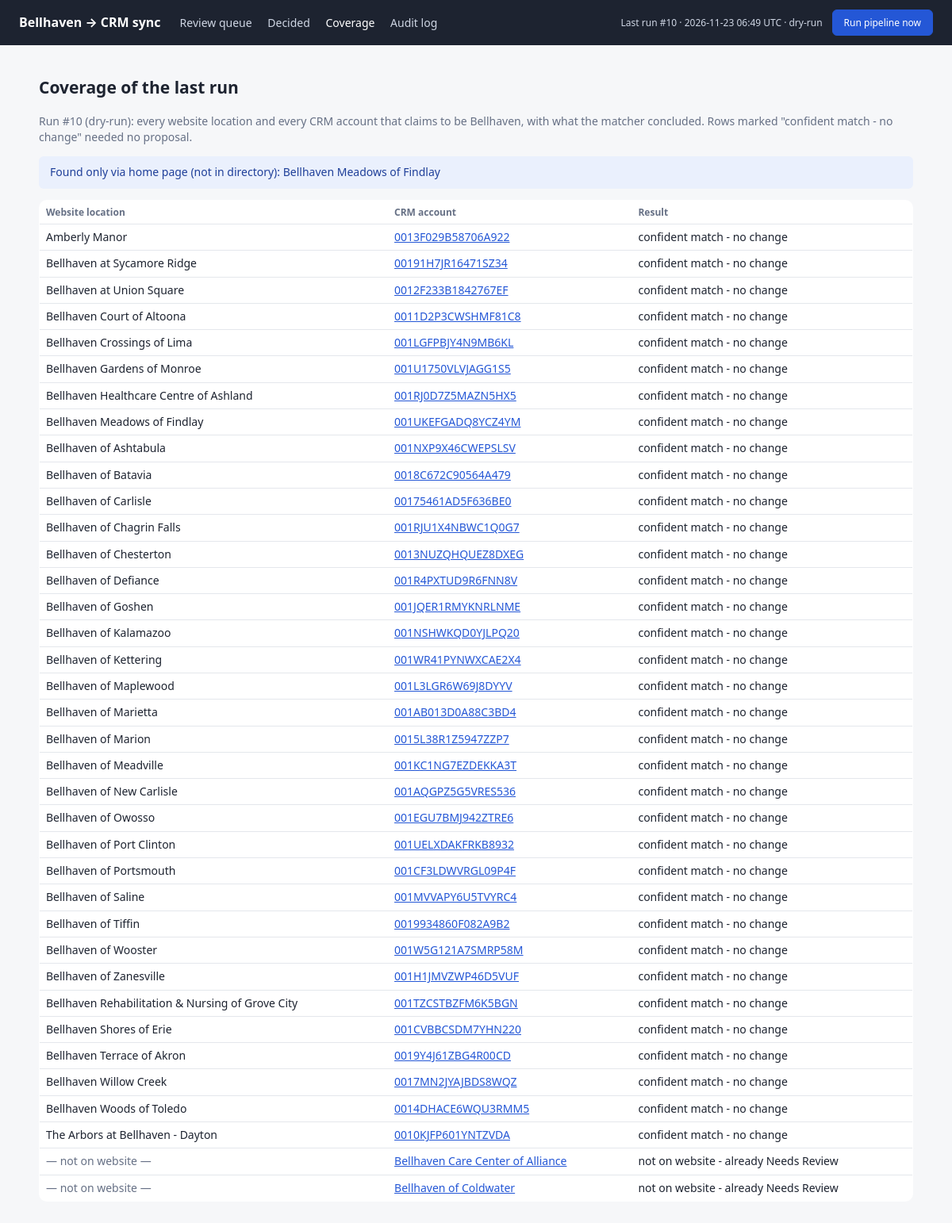
Page /coverage on the committed database.
### tables this page shows
CREATE TABLE runs (
    id INTEGER PRIMARY KEY AUTOINCREMENT,
    started_at TEXT NOT NULL,
    finished_at TEXT,
    status TEXT,
    locations INTEGER, accounts INTEGER,
    new_proposals INTEGER, refreshed INTEGER, skipped_decided INTEGER, superseded INTEGER,
    warnings TEXT, coverage TEXT
);

### app.py (the view)
@app.get("/coverage")
def coverage():
    return render_template("coverage.html")

### app.py (called while the page is built)
@app.context_processor
def helpers():
    return {"KIND_LABELS": KIND_LABELS, "crm_link": lambda aid: f"{config.CRM_BROWSER_URL}/{aid}" if aid else None,
            "counts": store.counts(), "last_run": store.last_run(), "reviewer": REVIEWER}

### bhsync/store.py (called while the page is built)
    def last_run(self) -> dict | None:
        row = self.db.execute("SELECT * FROM runs WHERE finished_at IS NOT NULL ORDER BY id DESC LIMIT 1").fetchone()
        if not row:
            return None
        d = dict(row)
        d["warnings"] = json.loads(d["warnings"] or "[]")
        d["coverage"] = json.loads(d["coverage"] or "[]")
        return d

    def counts(self) -> dict:
        return {r["status"]: r["n"] for r in self.db.execute("SELECT status, COUNT(*) n FROM proposals GROUP BY status")}

### templates/coverage.html (shortened to what this page needs)
{% extends "base.html" %}
{% block content %}
<h2>Coverage of the last run</h2>
{% if not last_run %}<p>No runs yet.</p>{% else %}
<p class="muted">Run #{{ last_run.id }} ({{ last_run.status }}): every website location and every CRM account that claims to be Bellhaven, with what the matcher concluded. Rows marked "confident match - no change" needed no proposal.</p>
{% if last_run.warnings %}<div class="flash info">{% for w in last_run.warnings %}{{ w }}<br>{% endfor %}</div>{% endif %}
<table class="card" style="background:#fff">
  <tr><th>Website location</th><th>CRM account</th><th>Result</th></tr>
  {% for c in last_run.coverage %}
  <tr>
    <td>{% if c.location %}{{ c.location }}{% else %}<span class="muted">— not on website —</span>{% endif %}</td>
    <td>{% if c.account_id %}<a href="{{ crm_link(c.account_id) }}" target="_blank">{{ c.crm_name or c.account_id }}</a>{% else %}<span class="muted">none</span>{% endif %}</td>
    <td>{{ c.result }}</td>
  </tr>
  {% endfor %}
</table>
{% endif %}
{% endblock %}

### templates/base.html (shortened to what this page needs)
<!doctype html>
<html lang="en">
<head>
</head>
<body>
<header>
  <b>Bellhaven → CRM sync</b>
  <nav>
    <a href="{{ url_for('queue') }}" class="{{ 'on' if request.endpoint=='queue' }}">Review queue</a>
    <a href="{{ url_for('history') }}" class="{{ 'on' if request.endpoint=='history' }}">Decided</a>
    <a href="{{ url_for('coverage') }}" class="{{ 'on' if request.endpoint=='coverage' }}">Coverage</a>
    <a href="{{ url_for('audit') }}" class="{{ 'on' if request.endpoint=='audit' }}">Audit log</a>
  </nav>
  <div class="run">
    {% if last_run %}Last run #{{ last_run.id }} · {{ last_run.finished_at[:16].replace('T',' ') }} UTC · {{ last_run.status }}{% else %}No runs yet{% endif %}
    <form method="post" action="{{ url_for('run_pipeline') }}" onsubmit="this.querySelector('button').disabled=true">
      <button class="btn dark">Run pipeline now</button>
    </form>
  </div>
</header>
<main>
  {% block content %}{% endblock %}
</main>
</body>
</html>

### templates/base.html (style rules this page uses)
:root { --bg:#f6f7f9; --card:#fff; --ink:#1d2330; --muted:#667085; --line:#e4e7ec; --accent:#2457d6; --ok:#0f7b4a; --okbg:#e7f6ee; --bad:#b42318; --badbg:#fdecea; --warn:#a15c00; --warnbg:#fff4e0; }
* { box-sizing:border-box; }
body { margin:0; font:14px/1.45 system-ui,-apple-system,"Segoe UI",Roboto,sans-serif; color:var(--ink); background:var(--bg); }
header { background:#1d2330; color:#fff; padding:12px 24px; display:flex; gap:24px; align-items:center; flex-wrap:wrap; }
header b { font-size:16px; }
header nav a { color:#cfd6e4; text-decoration:none; margin-right:16px; }
header nav a.on, header nav a:hover { color:#fff; }
header .run { margin-left:auto; display:flex; gap:12px; align-items:center; color:#cfd6e4; font-size:12px; }
main { max-width:1150px; margin:0 auto; padding:20px 24px 60px; }
.btn { border:1px solid var(--line); background:#fff; padding:7px 14px; border-radius:6px; cursor:pointer; font:inherit; }
.btn.dark { background:var(--accent); border-color:var(--accent); color:#fff; }
.flash { padding:10px 14px; border-radius:6px; margin-bottom:10px; }
.flash.info { background:#eaf0fd; color:#1f3f99; }
.card { background:var(--card); border:1px solid var(--line); border-radius:10px; margin:14px 0; overflow:hidden; }
.muted { color:var(--muted); }
table { border-collapse:collapse; width:100%; }
th, td { text-align:left; padding:6px 8px; border-bottom:1px solid var(--line); vertical-align:top; }
th { font-size:12px; color:var(--muted); font-weight:600; }
a { color:var(--accent); }

### rows in the picture
runs: id "10", finished_at "2026-11-23 06:49", status "dry-run"

### other values in the picture
{{ w }} "Found only via home page (not in directory): Bellhaven Meadows of Findlay"
{{ c.location }} "Amberly Manor" "Bellhaven at Sycamore Ridge" "Bellhaven at Union Square" "Bellhaven Court of Altoona" "Bellhaven Crossings of Lima" "Bellhaven Gardens of Monroe" "Bellhaven Healthcare Centre of Ashland" "Bellhaven Meadows of Findlay" "Bellhaven of Ashtabula" "Bellhaven of Batavia" "Bellhaven of Carlisle" "Bellhaven of Chagrin Falls" "Bellhaven of Chesterton" "Bellhaven of Defiance" "Bellhaven of Goshen" "Bellhaven of Kalamazoo" "Bellhaven of Kettering" "Bellhaven of Maplewood" "Bellhaven of Marietta" "Bellhaven of Marion" "Bellhaven of Meadville" "Bellhaven of New Carlisle" "Bellhaven of Owosso" "Bellhaven of Port Clinton" "Bellhaven of Portsmouth" "Bellhaven of Saline" "Bellhaven of Tiffin" "Bellhaven of Wooster" "Bellhaven of Zanesville" "Bellhaven Rehabilitation & Nursing of Grove City" "Bellhaven Shores of Erie" "Bellhaven Terrace of Akron" "Bellhaven Willow Creek" "Bellhaven Woods of Toledo" "The Arbors at Bellhaven - Dayton"
{{ c.crm_name or c.account_id }} "0013F029B58706A922" "00191H7JR16471SZ34" "0012F233B1842767EF" "0011D2P3CWSHMF81C8" "001LGFPBJY4N9MB6KL" "001U1750VLVJAGG1S5" "001RJ0D7Z5MAZN5HX5" "001UKEFGADQ8YCZ4YM" "001NXP9X46CWEPSLSV" "0018C672C90564A479" "00175461AD5F636BE0" "001RJU1X4NBWC1Q0G7" "0013NUZQHQUEZ8DXEG" "001R4PXTUD9R6FNN8V" "001JQER1RMYKNRLNME" "001NSHWKQD0YJLPQ20" "001WR41PYNWXCAE2X4" "001L3LGR6W69J8DYYV" "001AB013D0A88C3BD4" "0015L38R1Z5947ZZP7" "001KC1NG7EZDEKKA3T" "001AQGPZ5G5VRES536" "001EGU7BMJ942ZTRE6" "001UELXDAKFRKB8932" "001CF3LDWVRGL09P4F" "001MVVAPY6U5TVYRC4" "0019934860F082A9B2" "001W5G121A7SMRP58M" "001H1JMVZWP46D5VUF" "001TZCSTBZFM6K5BGN" "001CVBBCSDM7YHN220" "0019Y4J61ZBG4R00CD" "0017MN2JYAJBDS8WQZ" "0014DHACE6WQU3RMM5" "0010KJFP601YNTZVDA" "Bellhaven Care Center of Alliance" "Bellhaven of Coldwater"
{{ c.result }} "confident match - no change" "confident match - no change" "confident match - no change" "confident match - no change" "confident match - no change" "confident match - no change" "confident match - no change" "confident match - no change" "confident match - no change" "confident match - no change" "confident match - no change" "confident match - no change" "confident match - no change" "confident match - no change" "confident match - no change" "confident match - no change" "confident match - no change" "confident match - no change" "confident match - no change" "confident match - no change" "confident match - no change" "confident match - no change" "confident match - no change" "confident match - no change" "confident match - no change" "confident match - no change" "confident match - no change" "confident match - no change" "confident match - no change" "confident match - no change" "confident match - no change" "confident match - no change" "confident match - no change" "confident match - no change" "confident match - no change" "not on website - already Needs Review" "not on website - already Needs Review"
